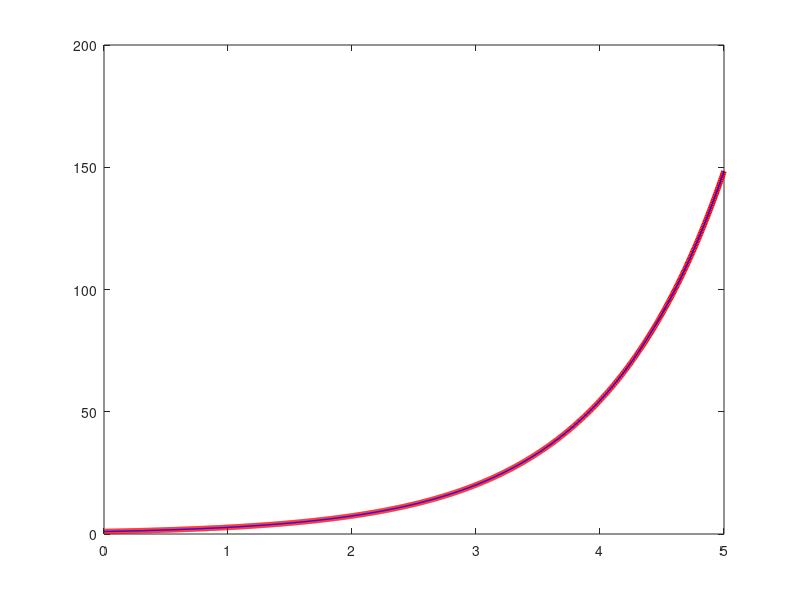

Write the MATLAB code that produced this figure.
clear all
close all
clc

n = 50;
n_x = 1000;
x = linspace(0,5,n_x) ;

for i = 1:(n_x)
    
   for j = 1:n
       term(j) = x(i)^(j-1)/factorial(j-1);
   end
   
   taylor_series_approximation(i) = sum(term);
end 
 
plot(x, exp(x), 'linewidth',4, 'color', 'r')
hold on
plot(x, taylor_series_approximation,'linewidth',1, 'color', 'b'  )



